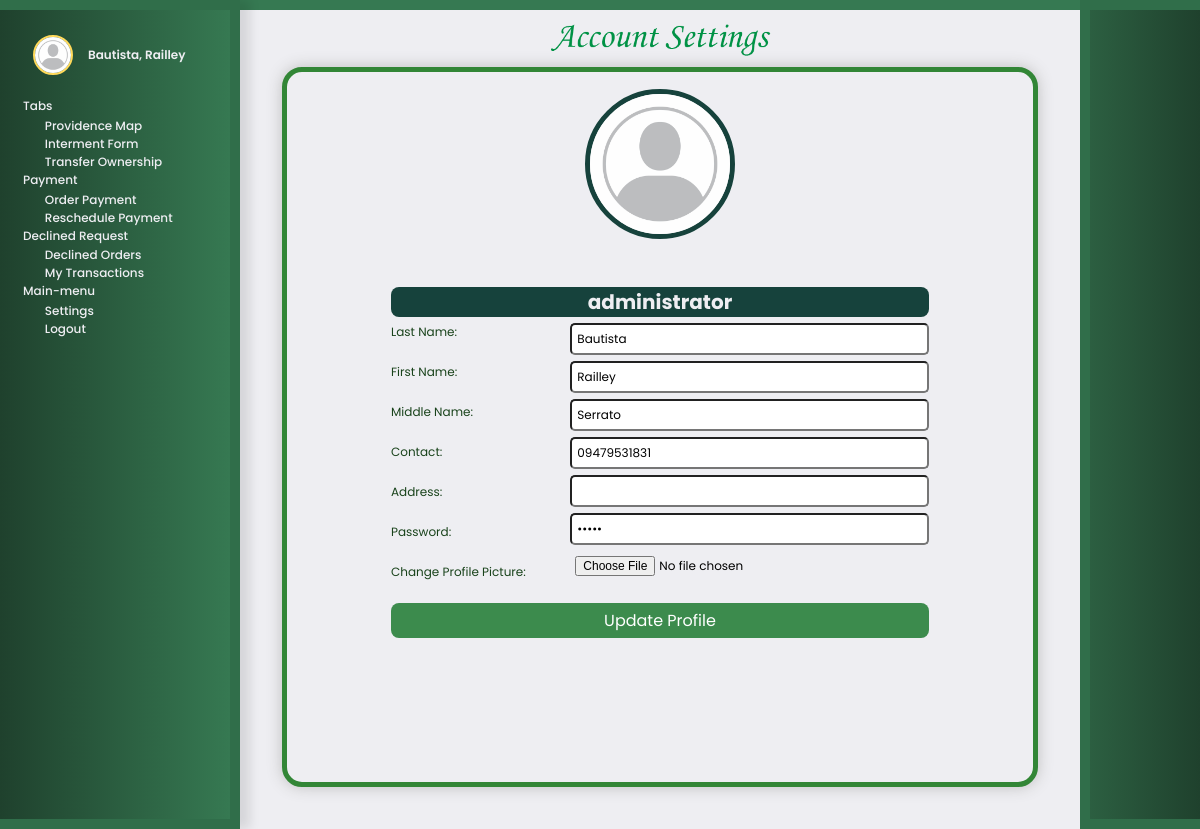
The page /accountsettings.php?Id=2 on the database its author committed.
### tables this page shows
CREATE TABLE `tbl_accounts` (
  `ACCOUNT_ID` int(11) NOT NULL,
  `NAME` varchar(50) NOT NULL,
  `EMAIL` varchar(100) NOT NULL,
  `LASTNAME` varchar(100) NOT NULL,
  `FIRSTNAME` varchar(100) NOT NULL,
  `MIDDLENAME` varchar(100) NOT NULL,
  `PASSWORD` varchar(50) NOT NULL,
  `CONTACT` varchar(50) NOT NULL,
  `ADDRESS` longtext NOT NULL,
  `POSITION` varchar(60) NOT NULL,
  `PROFILE` varchar(100) NOT NULL
);

### accountsettings.php (the view, shortened to what this page needs)
<!DOCTYPE html>
<html>
<head>
    <link rel="stylesheet" href="accountsettings.css">
    <link rel="stylesheet" href="customersidebar.css" type="text/css" />
        <link rel="stylesheet" href="accountsettings_mediaquery.css">
</head>
<?php
include 'dbconnection.php';
$account_id = isset($_GET['Id']) ? intval($_GET['Id']) : 0;
if ($account_id > 0) {
    $query = "SELECT * FROM tbl_accounts WHERE ACCOUNT_ID = ?";
    $stmt = $conn->prepare($query);
    $stmt->bind_param("i", $account_id);
    $stmt->execute();
    $result = $stmt->get_result();
    if ($result->num_rows > 0) {
        $account = $result->fetch_assoc();
    } else {
        echo "Account not found.";
        exit;
    }
} else {
    echo "Invalid account ID.";
    exit;
}
?>
<div class="toggle-btn">
</div>
<body>
<?php
 include "customeraside.php";
 ?>
<div class="internmentform">
    <h1><img src="pictures/accountsettings.png" alt=""></h1>
<div class="detailstable">
<div class="picture">
<div class="listaccs3d1">
  </div>
  <?php
if(empty($account['PROFILE'])) {
    $default_profile_photo = "defaultprofile.jpeg";
    echo '<img src="profilepics/' . $default_profile_photo . '" alt="Default Profile Picture">';
} else {
    echo '<img src="profilepics/' . htmlspecialchars($account['PROFILE']) . '" alt="Profile Picture">';
}
?>
<?php
$name = htmlspecialchars($account['NAME']);
?>
</div>
<div class="updateform">
    <h1><?php echo "$name";?></h1>
<form action="update_profile.php?Id=<?php echo $account_id; ?>" method="post" enctype="multipart/form-data">
    <div class="form-container">
        <div class="formlabels">
            <label for="lastname">Last Name:</label>
            <label for="firstname">First Name:</label>
            <label for="middlename">Middle Name:</label>
            <label for="contact">Contact:</label>
            <label for="address">Address:</label>
            <label for="password">Password:</label>
            <label for="profile-picture">Change Profile Picture:</label>
        </div>
        <div class="forminputs">
            <input type="text" id="lastname" name="lastname" value="<?php echo htmlspecialchars($account['LASTNAME']); ?>" required>
            <input type="text" id="firstname" name="firstname" value="<?php echo htmlspecialchars($account['FIRSTNAME']); ?>" required>
            <input type="text" id="middlename" name="middlename" value="<?php echo htmlspecialchars($account['MIDDLENAME']); ?>">
            <input type="text" id="contact" name="contact" value="<?php echo htmlspecialchars($account['CONTACT']); ?>" required>
            <input type="text" id="address" name="address" value="<?php echo htmlspecialchars($account['ADDRESS']); ?>" required>
            <input type="password" id="password" name="password" value="<?php echo htmlspecialchars($account['PASSWORD']); ?>" required>
            <input type="file" id="profile-picture" name="profile-picture" accept="image/*">
        </div>
    </div>
            <input type="submit" value="Update Profile">
</form>
    </div>
</div>
</div>
    <div class="rightbackground">
        <model-viewer id="myModelViewer" src="3dmodels/accountlogorevised.gltf" alt="A 3D model of a walking character"
            shadow-intensity="0.5" ar animation-name="animation_name" autoplay="speed: 0.5"
            class="providence3dlogo" camera-orbit="180deg 90deg 150m">
        </model-viewer>
        <model-viewer id="myModelViewer" src="3dmodels/LOTOWNERTEXT.gltf" alt="A 3D model of a walking character"
            shadow-intensity="3" ar animation-name="animation_name" autoplay="speed: 0.5"
            class="admintext3d" camera-orbit="10deg 90deg 300m" camera-controls>
        </model-viewer>
    </div>
</body>
</html>

### customeraside.php
<aside class="sidebar">
	<div class="logo">
    <?php
    if(empty($account['PROFILE'])) {
        $default_profile_photo = "defaultprofile.jpeg";
        echo '<img src="profilepics/' . $default_profile_photo . '" alt="logo">';
    } else {
        echo '<img src="profilepics/' . htmlspecialchars($account['PROFILE']) . '" alt="logo">';
    }
    ?>
    <h2><?php echo htmlspecialchars($account['LASTNAME'] . ', ' . $account['FIRSTNAME']); ?></h2>
    </div>
        <div class="wrapper">
		<ul class="links">
            <ul>
                <h4>Tabs</h4>
                <li>
                    <span class="material-symbols-outlined"><ion-icon name="folder-outline"></ion-icon></span>
                    <a href="customermap.php?Id=<?php echo urlencode($_GET['Id']); ?>">Providence Map</a>
                </li>
                <li>
                    <span class="material-symbols-outlined"><ion-icon name="document-outline"></ion-icon></span>
                    <a href="intermentform.php?Id=<?php echo urlencode($_GET['Id']); ?>">Interment Form</a>
                </li>
                <li>
                    <span class="material-symbols-outlined"><ion-icon name="send-outline"></ion-icon></span>
                    <a href="transferownership.php?Id=<?php echo urlencode($_GET['Id']); ?>">Transfer Ownership</a>
                </li>
                <h4>Payment</h4>
                <li>
                    <span class="material-symbols-outlined"><ion-icon name="cash-outline"></ion-icon></span>
                    <a href="customerintermentpayment.php?Id=<?php echo urlencode($_GET['Id']); ?>">Order Payment</a>
                </li>
                <li>
                    <span class="material-symbols-outlined"><ion-icon name="calendar-number-outline"></ion-icon></span>
                    <a href="customer_reschedule_intermentpayment.php?Id=<?php echo urlencode($_GET['Id']); ?>">Reschedule Payment</a>
                </li>
                <h4>Declined Request</h4>
                <li>
                    <span class="material-symbols-outlined"><ion-icon name="alert-outline"></ion-icon></span>
                    <a href="customer_declinedinterment.php?Id=<?php echo urlencode($_GET['Id']); ?>">Declined Orders</a>
                </li>
                <li>
                    <span class="material-symbols-outlined"><ion-icon name="file-tray-full-outline"></ion-icon></span>
                    <a href="customertransaction.php?Id=<?php echo urlencode($_GET['Id']); ?>">My Transactions</a>
                </li>
                <h4>Main-menu</h4>
                <li>
				<span class="material-symbols-outlined"><ion-icon name="settings-outline"></ion-icon></span>
                    <a href="accountsettings.php?Id=<?php echo urlencode($_GET['Id']); ?>">Settings</a>
                </li>
                <li class="logout-link">
				<span class="material-symbols-outlined"><ion-icon name="log-out-outline"></ion-icon></span>
                    <a href="index.php">Logout</a>
                </li>
            </ul>
        </div>
    </aside>

### customersidebar.css (style rules this page uses)
:root { --darkgreen:#16423C; --green:#3da542; --semidarkgreen:#266529; --lightgreen:#7fd175; --black:#343131; --lightblack:#CACACA; --pureblack:#191919; --white:#eeeef2; --khaki:#FFF5E0; --yellow:#FFD95A; }
@media (max-width: 1760px) { .logo img { width: 57px; height: 57px; } }
@media (max-width: 1760px) { .logo h2 { font-size: 16px; } }
@media (max-width: 1760px) { .sidebar .links { font-size: 16px; margin-top: 0%; } }
@media (max-width: 1600px) { .logo img { width: 55px; height: 55px; } }
@media (max-width: 1600px) { .logo h2 { font-size: 15px; } }
@media (max-width: 1600px) { .sidebar .links { font-size: 15px; margin-top: 0%; } }
@media (max-width: 1366px) { .logo { width: 80%; } }
@media (max-width: 1366px) { .logo img { width: 45px; height: 45px; } }
@media (max-width: 1366px) { .logo h2 { font-size: 14px; } }
@media (max-width: 1366px) { .sidebar { padding-left: 0; } }
@media (max-width: 1366px) { .wrapper { width: 80%; margin-top: 5%; } }
@media (max-width: 1366px) { .sidebar .links { font-size: 14px; margin-top: 0%; padding: 0; width: 100%; } }
@media (max-width: 1366px) { .sidebar .logo { color: #eeeef2; display: flex; align-items: center; padding: 25px 10px 15px; margin-bottom: 1%; } }
@media (max-width: 1366px) { .links h4 { margin-bottom: 1%; } }
@media (max-width: 1366px) { .links li a { padding: 0%; text-align: left; } }
@media (max-width: 1366px) { .links li { padding: 0%; width: 100%; } }
@media (max-width: 1366px) { .links li span { margin-right: 1%; padding-top: 4%; padding-bottom: 4%; transition: all 0.3s ease; } }
@media (max-width: 1280px) { .logo { width: 80%; } }
@media (max-width: 1280px) { .logo img { width: 40px; height: 40px; } }
@media (max-width: 1280px) { .logo h2 { font-size: 12px; } }
@media (max-width: 1280px) { .sidebar { padding-left: 0; } }
@media (max-width: 1280px) { .wrapper { width: 80%; margin-top: 2%; } }
@media (max-width: 1280px) { .sidebar .links { font-size: 12px; margin-top: 0%; padding: 0; width: 100%; } }
@media (max-width: 1280px) { .sidebar .logo { color: #eeeef2; display: flex; align-items: center; padding: 25px 10px 15px; margin-bottom: 1%; } }
@media (max-width: 1280px) { .links h4 { margin-bottom: 1%; } }
@media (max-width: 1280px) { .links li a { padding: 0%; text-align: left; } }
@media (max-width: 1280px) { .links li { padding: 0%; width: 100%; } }
@media (max-width: 1280px) { .links li span { margin-right: 1%; padding-top: 4%; font-size: 13px; padding-bottom: 4%; transition: all 0.3s ease; } }

### rows shown on the page
tbl_accounts: LASTNAME+FIRSTNAME "Bautista, Railley", NAME "administrator", lastname "Bautista", firstname "Railley", middlename "Serrato", contact "09479531831"
